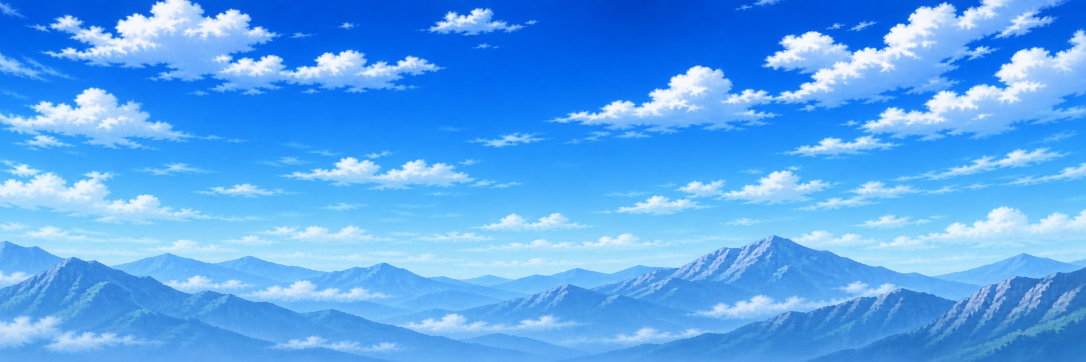
#> input picture ferramentas/cenarios/shaka/camadas/c1_ceu.png, 2172 x 724 px (shown at 1/2 size); its folder holds only this picture in this run
$ python montar.py
#> lines starting #> are read from the running program, lines starting #| are printed output that depends on the picture
# v389: monta as camadas finais do cenário do Shaka (3 estados: inteiro → rachado → destruído) em www/a/*.webp + shk.json
# cada estado: céu (p .03), meio (p .25-.3), fundo = templo+estátua juntos (p .6), chão (p 1). Coordenadas = layout.json (sim.py mostra a câmera)
import io,os,json,hashlib
from PIL import Image
D=os.path.dirname(os.path.abspath(__file__));A=os.path.join(D,'..','..','..','www','a')
L=json.load(open(D+'/layout.json'));WW=2400
#> (reads ferramentas/cenarios/shaka/layout.json from the repository)
def im(n):return Image.open(D+'/camadas/'+n+'.png').convert('RGBA')
def save(img,q=84,alpha=True):
    b=io.BytesIO();(img if alpha else img.convert('RGB')).save(b,'WEBP',quality=q,alpha_quality=88,method=6);d=b.getvalue();h=hashlib.md5(d).hexdigest()[:14]
    open(f'{A}/{h}.webp','wb').write(d);return 'a/'+h+'.webp',len(d)//1024
out=[];tot=0
for ph in L:
    R=[]
    by={}
    for nm,p,sc,dy in ph:by.setdefault(p,[]).append((nm,sc,dy))
    for p in sorted(by):
        G=by[p];nm0,sc0,dy0=G[0];base=im(nm0);W0=base.width*sc0
#> in im, returned value is the input picture: PIL image 2172x724 RGBA; mean R, G, B, A 88.5, 166.1, 242.5, 255
#> after `W0 = base.width * sc0`: W0 = 2497.8
        if len(G)>1:   # junta camadas do mesmo parallax numa imagem só (na escala da 1ª)
            c=base.copy()
            for nm,sc,dy in G[1:]:
                o=im(nm);w=o.width*sc;k=sc/sc0;o=o.resize((round(o.width*k),round(o.height*k)),Image.LANCZOS)
                t=Image.new('RGBA',c.size,(0,0,0,0));t.paste(o,(round((W0-w)/2/sc0),round((dy-dy0)/sc0)));c=Image.alpha_composite(c,t)
            base=c
        sky=p<.1;src=base
        if sky:src=base.resize((base.width*2//3,base.height*2//3),Image.LANCZOS)
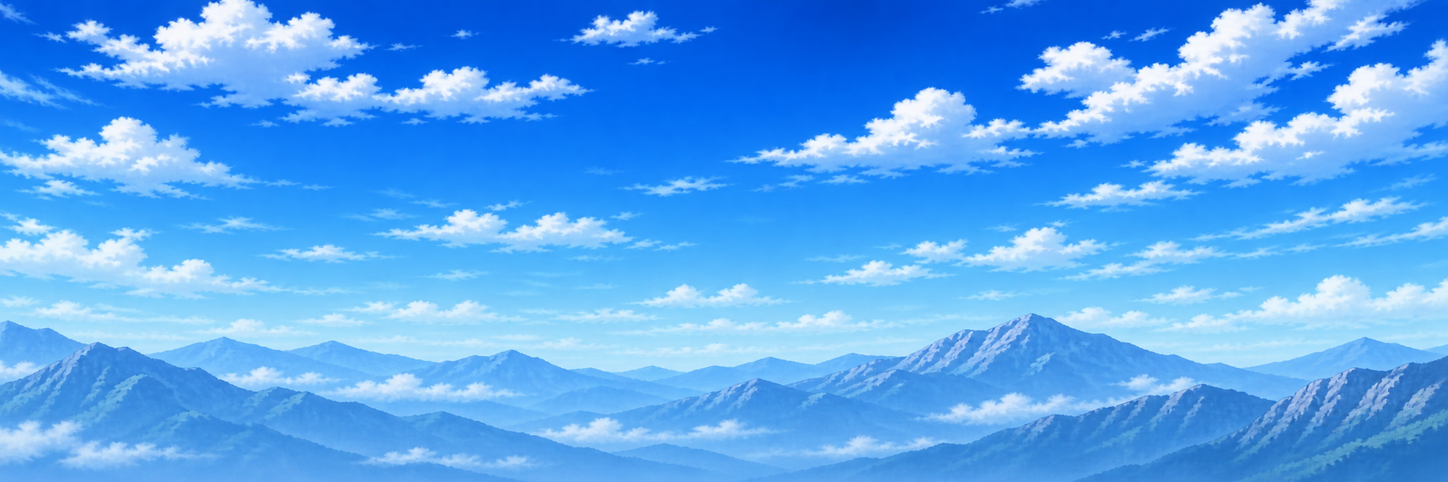
#> src: PIL image 1448x482 RGBA; mean R, G, B, A 88.5, 166.1, 242.5, 255
        u,kb=save(src,q=80 if sky else 84,alpha=not sky);tot+=kb
#> after `u, kb = save(src, q=80 if sky else 84, alpha=not sky)`: u = 'a/65da7b5c2d622e.webp'; kb = 53
#> after `tot += kb`: tot = 53
        R.append([u,p,round(W0),round(base.height*sc0),dy0]);print(nm0,u,kb,'KB')
#| c1_ceu a/65da7b5c2d622e.webp 53 KB
#> (the run stopped early here; a loop or call above may not have finished)
